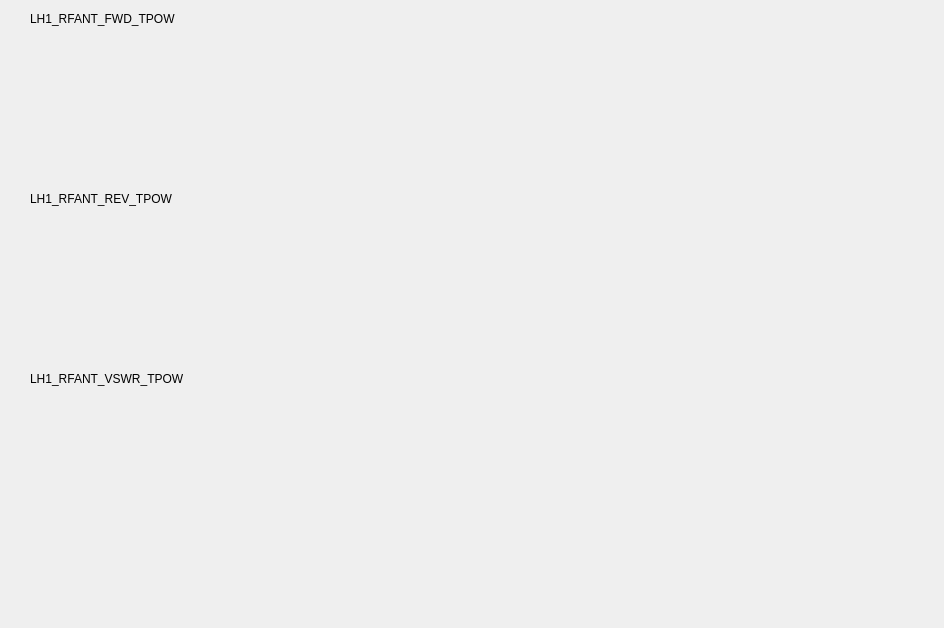
<ui version="4.0" >
 <class>Dialog</class>
 <widget class="QDialog" name="Dialog" >
  <property name="geometry" >
   <rect>
    <x>0</x>
    <y>0</y>
    <width>944</width>
    <height>628</height>
   </rect>
  </property>
  <property name="windowTitle" >
   <string>Antenna RF</string>
  </property>
  <widget class="CAMultiplot" name="caMultiplot_2" >
   <property name="geometry" >
    <rect>
     <x>30</x>
     <y>220</y>
     <width>880</width>
     <height>141</height>
    </rect>
   </property>
   <property name="pvname" >
    <string>LH1_RFANT_REV_TPOW</string>
   </property>
   <property name="pvname1" >
    <string/>
   </property>
   <property name="pvname2" >
    <string/>
   </property>
   <property name="pvname3" >
    <string/>
   </property>
   <property name="plotTitle" stdset="0" >
    <string>KLYSTRON RF CONTROLLER</string>
   </property>
   <property name="logScale" stdset="0" >
    <bool>false</bool>
   </property>
   <property name="periodicdata" stdset="0" >
    <enum>CAMultiplot::OneSec</enum>
   </property>
  </widget>
  <widget class="QLabel" name="label" >
   <property name="geometry" >
    <rect>
     <x>30</x>
     <y>10</y>
     <width>160</width>
     <height>18</height>
    </rect>
   </property>
   <property name="text" >
    <string>LH1_RFANT_FWD_TPOW</string>
   </property>
  </widget>
  <widget class="CAMultiplot" name="caMultiplot" >
   <property name="geometry" >
    <rect>
     <x>30</x>
     <y>40</y>
     <width>880</width>
     <height>141</height>
    </rect>
   </property>
   <property name="pvname" >
    <string>LH1_RFANT_FWD_TPOW</string>
   </property>
   <property name="pvname1" >
    <string/>
   </property>
   <property name="pvname2" >
    <string/>
   </property>
   <property name="pvname3" >
    <string/>
   </property>
   <property name="plotTitle" stdset="0" >
    <string>KLYSTRON RF CONTROLLER</string>
   </property>
   <property name="logScale" stdset="0" >
    <bool>false</bool>
   </property>
   <property name="periodicdata" stdset="0" >
    <enum>CAMultiplot::OneSec</enum>
   </property>
  </widget>
  <widget class="QLabel" name="label_3" >
   <property name="geometry" >
    <rect>
     <x>30</x>
     <y>370</y>
     <width>160</width>
     <height>18</height>
    </rect>
   </property>
   <property name="text" >
    <string>LH1_RFANT_VSWR_TPOW</string>
   </property>
  </widget>
  <widget class="QLabel" name="label_2" >
   <property name="geometry" >
    <rect>
     <x>30</x>
     <y>190</y>
     <width>160</width>
     <height>18</height>
    </rect>
   </property>
   <property name="text" >
    <string>LH1_RFANT_REV_TPOW</string>
   </property>
  </widget>
  <widget class="CAMultiplot" name="caMultiplot_3" >
   <property name="geometry" >
    <rect>
     <x>30</x>
     <y>400</y>
     <width>880</width>
     <height>141</height>
    </rect>
   </property>
   <property name="pvname" >
    <string>LH1_RFANT_VSWR_TPOW</string>
   </property>
   <property name="pvname1" >
    <string/>
   </property>
   <property name="pvname2" >
    <string/>
   </property>
   <property name="pvname3" >
    <string/>
   </property>
   <property name="plotTitle" stdset="0" >
    <string>KLYSTRON RF CONTROLLER</string>
   </property>
   <property name="logScale" stdset="0" >
    <bool>false</bool>
   </property>
   <property name="periodicdata" stdset="0" >
    <enum>CAMultiplot::OneSec</enum>
   </property>
  </widget>
 </widget>
 <customwidgets>
  <customwidget>
   <class>CAMultiplot</class>
   <extends>QFrame</extends>
   <header>caMultiplot.h</header>
  </customwidget>
 </customwidgets>
 <resources/>
 <connections/>
</ui>
